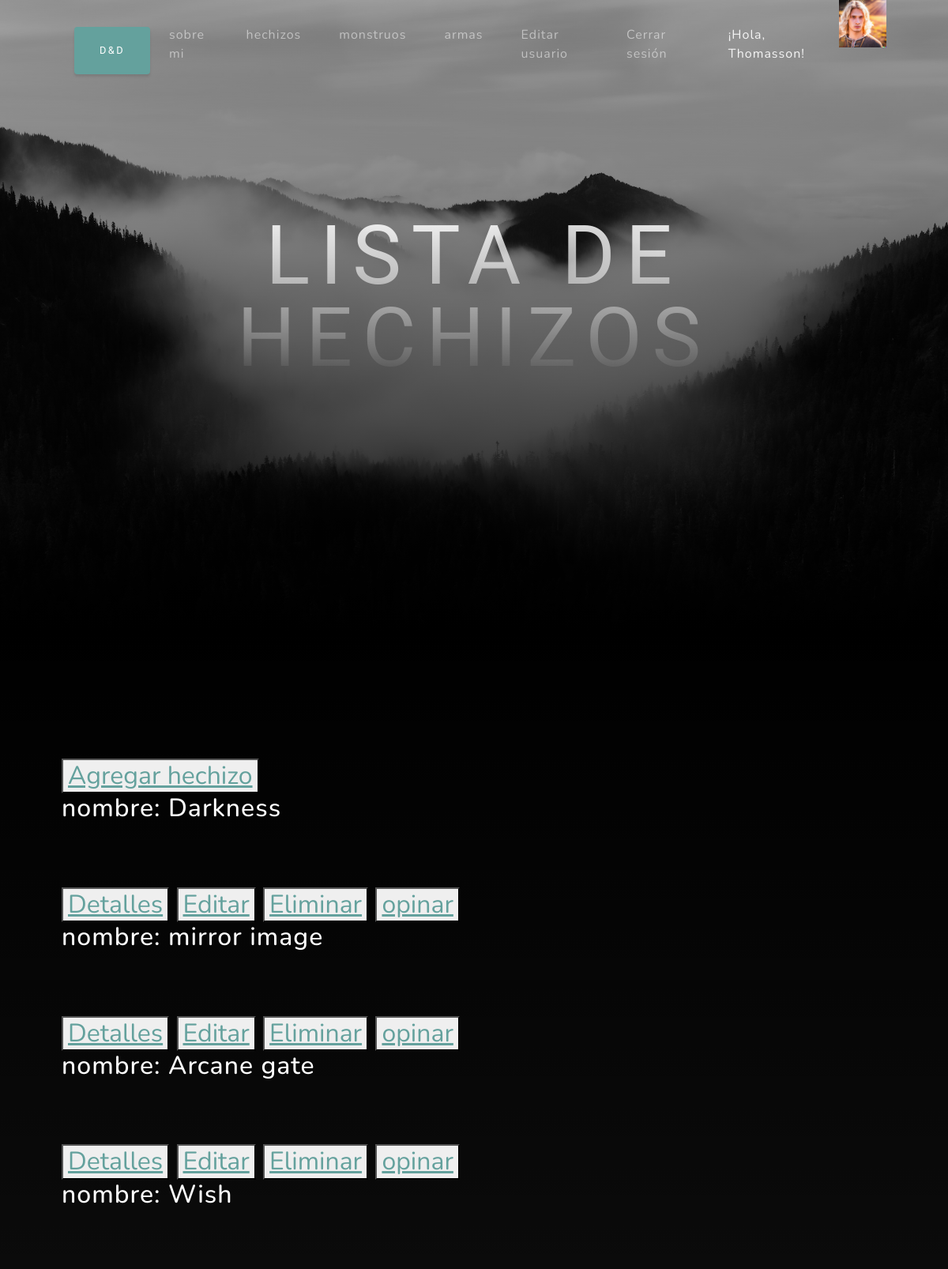
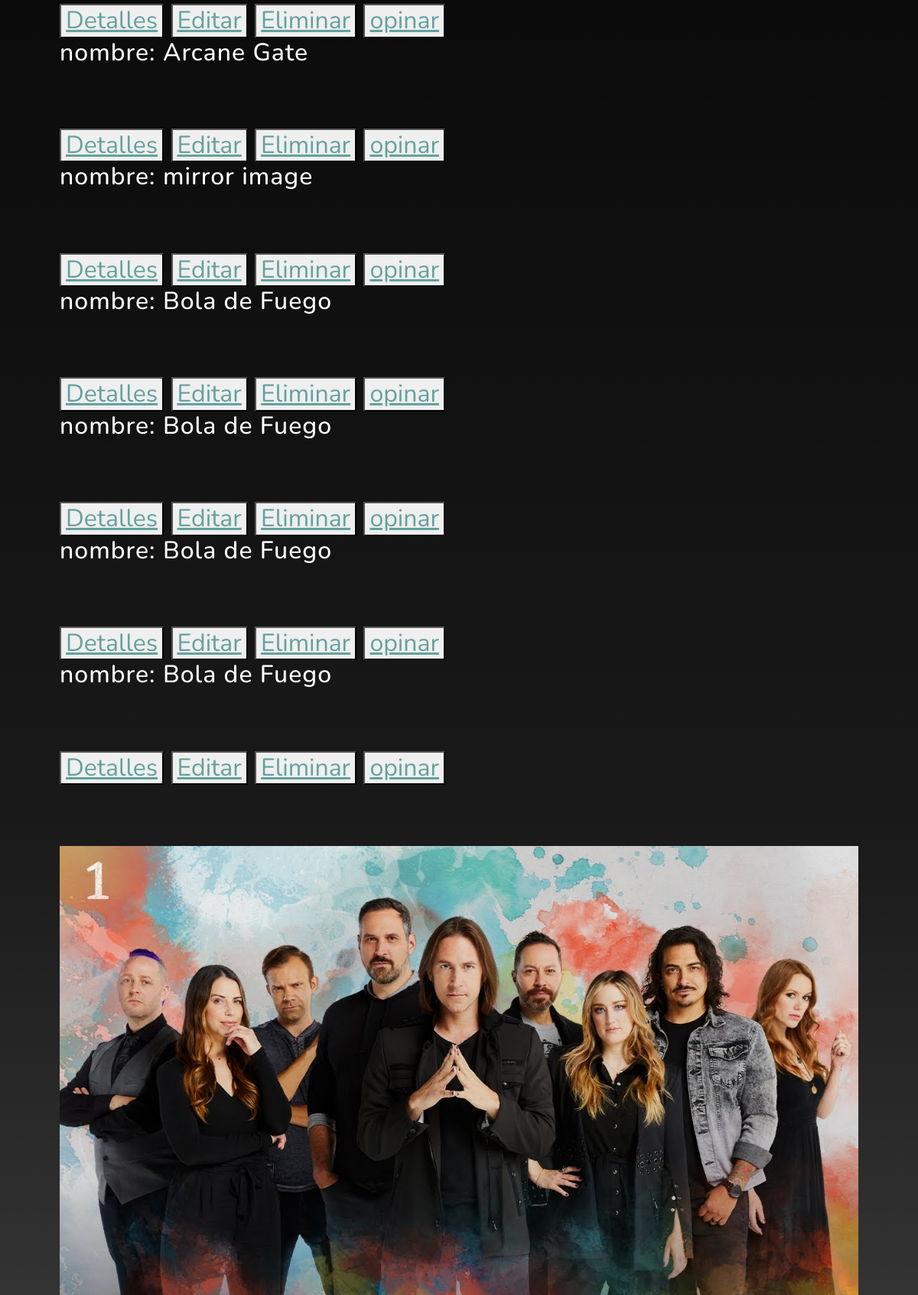
Screenshot of /FamilyApp/hechizos/lista/ (signed in) with the database file from the repository (2 pictures, top to bottom).
### FamilyApp/models.py (models this page shows, shortened)
class Avatar(models.Model):
    usuario = models.ForeignKey(User, on_delete=models.CASCADE)
    imagen = models.ImageField(upload_to="avatares", null=True, blank=True)

class Spells(models.Model):
    nombre = models.CharField(max_length=30)
    nivel = models.IntegerField()
    escuela = models.CharField(max_length=30)
    descripcion = models.TextField(max_length=200, default="")
    imagen = models.ImageField(default="FamilyApp/assets/img/blank.png")

### FamilyApp/views.py (the view)
# urls.py: path("hechizos/lista/", SeeSpells.as_view(), name="ListaHechizos"),
class SeeSpells(ListView):
    model = Spells

### FamilyApp/templates/FamilyApp/spells_list.html
{% extends "FamilyApp/padre.html" %}
{% block titulo %}
Lista de hechizos
{% endblock%}
{% block formulario %}
    <button>
        <a href="{% url 'CrearHechizos' %}"> Agregar hechizo </a>
    </button>
    {% for spell in object_list %}
            <p>nombre: {{spell.nombre}}</p>
            <button>
                <a href="{% url 'DetallesHechizos' spell.id %}"> Detalles </a>
            </button>
            <button>
                <a href="{% url 'EditarHechizos' spell.id %}"> Editar </a>
            </button>
            <button>
                <a href="{% url 'BorrarHechizos' spell.id %}"> Eliminar </a>
            </button>
            <button>
                <a href="{% url 'reseña' spell.id %}"> opinar </a>
            </button>
    {% endfor %}
{% endblock%}

### FamilyApp/templates/FamilyApp/padre.html (shortened to what this page needs)
<!DOCTYPE html>
<html lang="en">
    <head>
        {% load static %}
        <link href="{% static 'FamilyApp/css/styles.css' %}" rel="stylesheet" />
    </head>
    <body id="page-top">
        <nav class="navbar navbar-expand-lg navbar-light fixed-top" id="mainNav">
            <div class="container px-4 px-lg-5">
                <div class="collapse navbar-collapse" id="navbarResponsive">
                    <a class="btn btn-primary" href={% url 'inicio' %}>D&D</a>
                    <ul class="navbar-nav ms-auto">
                        <li class="nav-item"><a class="nav-link" href="{% url 'about' %}">sobre mi</a></li>
                        <li class="nav-item"><a class="nav-link" href="{% url 'ListaHechizos' %}">hechizos</a></li>
                        <li class="nav-item"><a class="nav-link" href="{% url 'Soon' %}">monstruos</a></li>
                        <li class="nav-item"><a class="nav-link" href="{% url 'ListaArmas' %}">armas</a></li>
                        {% if request.user.is_authenticated %}
                        <li class="nav-item"><a class="nav-link" href="{% url 'EditarUsuario' %}">Editar usuario</a></li>
                        <li class="nav-item"><a class="nav-link" href="{% url 'CerrarSesion' %}">Cerrar sesión</a></li>
                        {% with user.avatar_set.last as mi_imagen %}
                        {% if mi_imagen %}
                       <li class="nav-item"><p class="nav-link" style="color: whitesmoke;"> ¡Hola, {{user.username}}!</p></li>
                       <img src="{{ mi_imagen.imagen.url }}" style="max-width: 60px; max-height: 60px;">
                        {% endif %}
                        {% endwith %}
                        {% else %}
                        <li class="nav-item"><a class="nav-link" href="{% url 'IniciarSesion' %}">Iniciar sesión</a></li>
                        <li class="nav-item"><a class="nav-link" href="{% url 'Registrarse' %}">Registarse</a></li>
                        {% endif %}
                    </ul>
                </div>
            </div>
        </nav>
        <header class="masthead">
            <div class="container px-4 px-lg-5 d-flex h-100 align-items-center justify-content-center">
                <div class="d-flex justify-content-center">
                    <div class="text-center">
                        <h1 class="mx-auto my-0 text-uppercase">
                            {% block titulo %}
                            {% endblock %}
                        </h1>
                    </div>
                </div>
            </div>
        </header>
        <section class="about-section" id="about">
            <div class="container px-4 px-lg-5">
                <div class="row gx-4 gx-lg-5">
                    <div class="col-lg-8">
                        <h2 class="text-white mb-4">
                            {% block formulario %}
                            {% endblock%}
                        </h2>
                    </div>
                </div>
                {% block imagen %}
                <img class="img-fluid" src="{% static 'FamilyApp/assets/img/maxresdefault.jpg' %}" alt="..." />
                {% endblock %}
            </div>
        </section>

### rows the page displays
Avatar: imagen (picture)
Spells: nombre "Darkness"
Spells: nombre "mirror image"
Spells: nombre "Arcane gate"
Spells: nombre "Wish"
Spells: nombre "Arcane Gate"
Spells: nombre "mirror image"
Spells: nombre "Bola de Fuego"
Spells: nombre "Bola de Fuego"
Spells: nombre "Bola de Fuego"
Spells: nombre "Bola de Fuego"

### other values shown
{{ user.username }} "Thomasson"
